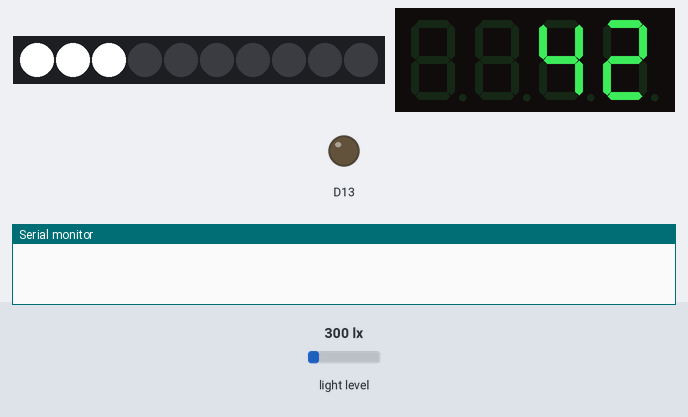
A sketch run on a simulated Adafruit Circuit Playground Express. Shown: 10 RGB LEDs in strip order, left to right, 4-digit seven-segment display, output pins drawn as LEDs (lit = HIGH), the last lines printed to the serial monitor. The inputs (shaded band) are chosen by the test bench; at power-on: light level 300 lx.

Above: at 0.1 s.
At 2.2 s:
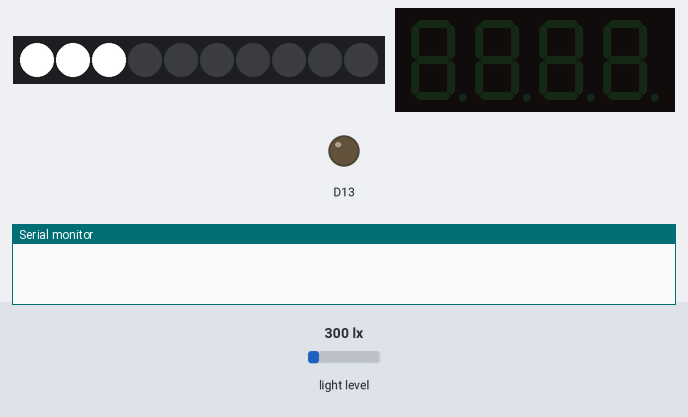
2.3 s: light level set to 1500 lx
At 3.9 s:
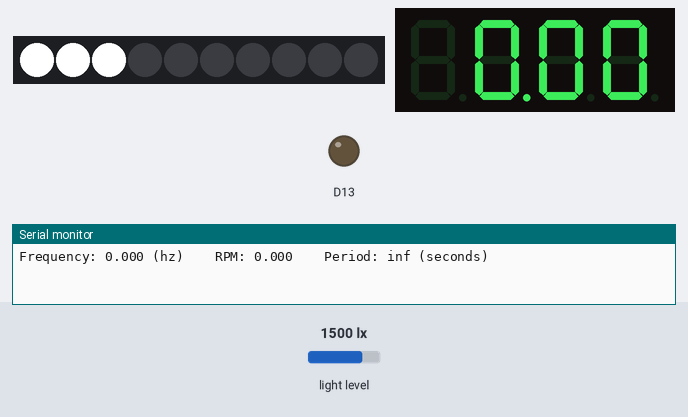
Timing chart, 0 to 5.4 s (numbered marks = the images above; inputs shaded):
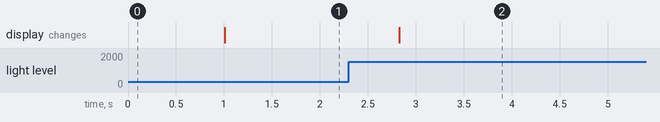

Measured:
- after the input at 2.3 s, the display: changes after 0.53 s (image 2)

The sketch:

TachometerLedDisplay.ino
```cpp
// (licence header left out)
#include <Adafruit_CircuitPlayground.h>
#include "Adafruit_LEDBackpack.h"
#include "Adafruit_GFX.h"

// Configuration values.  You don't have to change these but they're
// interesting to adjust the logic.  If your spinner has more or less
// than three arms be sure to change the SPINNER_ARMS value below:
#define SPINNER_ARMS       3      // Number of arms on the fidget spinner.
                                  // This is used to calculate the true
                                  // revolutions per second of the spinner
                                  // as one full revolution of the spinner
                                  // will actually see this number of cycles
                                  // pass by the light sensor.  Set this to
                                  // the value 1 to ignore this calculation
                                  // and just see the raw cycles / second.

#define SAMPLE_DEPTH       512    // How many samples to take when measuring
                                  // the spinner speed.  The larger this value
                                  // the more memory that will be consumed but
                                  // the slower a spinner speed that can be
                                  // detected (larger sample depths mean longer
                                  // period waves can be detected).  You're
                                  // limited by the amount of memory on the
                                  // board for this value.  On a classic
                                  // Circuit Playground with 2kb of memory
                                  // you can only go up to about 512 or so (each
                                  // sample is 2 bytes, so 1kb of space total).
                                  // On an express board you can go much higher,
                                  // like up to 10240 for 20kb of sample data.

#define SAMPLE_PERIOD_US   1500   // Amount of time in microseconds to delay
                                  // between each light sensor sample.  This is
                                  // a balance between how fast and slow of
                                  // a spinner reading that can be measured.
                                  // The higher this value the slower a spinner
                                  // you can measure, but at the tradeoff of
                                  // not accurately measuring fast spinners.
                                  // Low values (even 0) mean very fast speeds
                                  // can be detected but slow speeds (below 10hz)
                                  // are harder to detect.  You can increase the
                                  // sample depth to help improve the range
                                  // of detection speeds, but there's a limit
                                  // based on the memory available.

#define THRESHOLD          400    // How big the amplitude of a cyclic
                                  // signal has to be before the measurement
                                  // logic kicks in.  This is a value from
                                  // 0 to 1023 and might need to be adjusted
                                  // up or down if the detection is too
                                  // sensitive or not sensitive enough.
                                  // Raising this value will make the detection
                                  // less sensitive and require a very large
                                  // difference in amplitude (i.e. a very close
                                  // or highly reflective spinner), and lowering
                                  // the value will make the detection more
                                  // sensitive and potentially pick up random
                                  // noise from light in the room.

#define MEASURE_PERIOD_MS  1000   // Number of milliseconds to wait
                                  // between measurements.  Default is
                                  // one second (1000 milliseconds).

#define DISPLAY_ADDRESS    0x70   // I2C address of the display.  Use the default
                                  // 0x70 unless you've manually changed the
                                  // devices address by soldering closed a bridge.


// Global state for the LED display:
Adafruit_7segment disp = Adafruit_7segment();

void setup() {
  // Initialize serial monitor at 115200 baud.
  Serial.begin(115200);

  // Initialize CircuitPlayground library and turn on the first 3 pixels (near the light sensor)
  // to pure white at maximum brightness.
  CircuitPlayground.begin(255);  // 255 means set pixel colors to max brightness.
  CircuitPlayground.clearPixels();
  CircuitPlayground.setPixelColor(0, 255, 255, 255);  // Set pixel 0, 1, 2 to white.
  CircuitPlayground.setPixelColor(1, 255, 255, 255);
  CircuitPlayground.setPixelColor(2, 255, 255, 255);

  // Initialize and clear the display.
  disp.begin(DISPLAY_ADDRESS);
  disp.clear();
  disp.writeDisplay();
  // Show signs of life on LED display
  disp.print(42);
  disp.writeDisplay();
  delay(1000);
  disp.clear();
  disp.writeDisplay();
}


void loop() {
  // Pause between measurements.
  delay(MEASURE_PERIOD_MS);

  // Collect samples from the light sensor as quickly as possible.
  // Keep track of the amount of time (in microseconds) between samples
  // so the sampling frequency can later be determined.
  uint16_t samples[SAMPLE_DEPTH] = {0};
  uint32_t start = micros();
  for (int i=0; i<SAMPLE_DEPTH; ++i) {
    samples[i] = CircuitPlayground.lightSensor();
    delayMicroseconds(SAMPLE_PERIOD_US);
  }
  uint32_t elapsed_uS = micros() - start;
  float elapsed = elapsed_uS / 1000000.0;  // Elapsed time in seconds.

  // Find the min and max values in the collected samples.
  uint16_t minval = samples[0];
  uint16_t maxval = samples[0];
  for (int i=1; i<SAMPLE_DEPTH; ++i) {
    minval = min(minval, samples[i]);
    maxval = max(maxval, samples[i]);
  }

  // Check the amplitude of the signal (difference between min and max)
  // is greater than the threshold to continue detecting speed.
  uint16_t amplitude = maxval - minval;
  if (amplitude < THRESHOLD) {
    // Didn't make it past the threshold so start over with another measurement attempt.
    return;
  }

  // Compute midpoint of the signal (halfway between min and max values).
  uint16_t midpoint = minval + (amplitude/2);

  // Count how many midpoint crossings were found in the signal.
  // These are instances where two readings either straddle or land on
  // the midpoint.  The midpoint crossings will happen twice for every
  // complete sine wave cycle (once going up and again coming down).
  int crossings = 0;
  for (int i=1; i<SAMPLE_DEPTH; ++i) {
    uint16_t p0 = samples[i-1];
    uint16_t p1 = samples[i];
    if ((p1 == midpoint) ||
        ((p0 < midpoint) && (p1 > midpoint)) ||
        ((p0 > midpoint) && (p1 < midpoint))) {
      crossings += 1;
    }
  }

  // Compute signal frequency, RPM, and period.
  // The period is the amount of time it takes for a complete
  // sine wave cycle to occur.  You can calculate this by dividing the
  // amount of time that elapsed during the measurement period by the
  // number of midpoint crossings cut in half (because each complete
  // sine wave cycle will have 2 midpoint crossings).  However since
  // fidget spinners have multiple arms you also divide by the number
  // of arms to normalize the period into a value that represents the
  // time taken for a complete revolution of the entire spinner, not
  // just the time between one arm and the next.
  float period = elapsed / (crossings / SPINNER_ARMS / 2.0);

  // Once the period is calculated it can be converted into a frequency
  // value (i.e revolutions per second, how many times the spinner spins
  // around per second) and more common RPM value (revolutions per minute,
  // just multiply frequency by 60 since there are 60 seconds in a minute).
  float frequency = 1.0 / period;
  float rpm = frequency * 60.0;

  // Print out the measured values!
  Serial.print("Frequency: ");
  Serial.print(frequency, 3);
  Serial.print(" (hz)\t\tRPM: ");
  Serial.print(rpm, 3);
  Serial.print("\t\tPeriod: ");
  Serial.print(period, 3);
  Serial.println(" (seconds)");

  // Also print the frequency (revolutions per second) to the LED display.
  disp.print(frequency);
  disp.writeDisplay();
}
```

Source omitted: glcdfont.c (data table, 8486 bytes)
